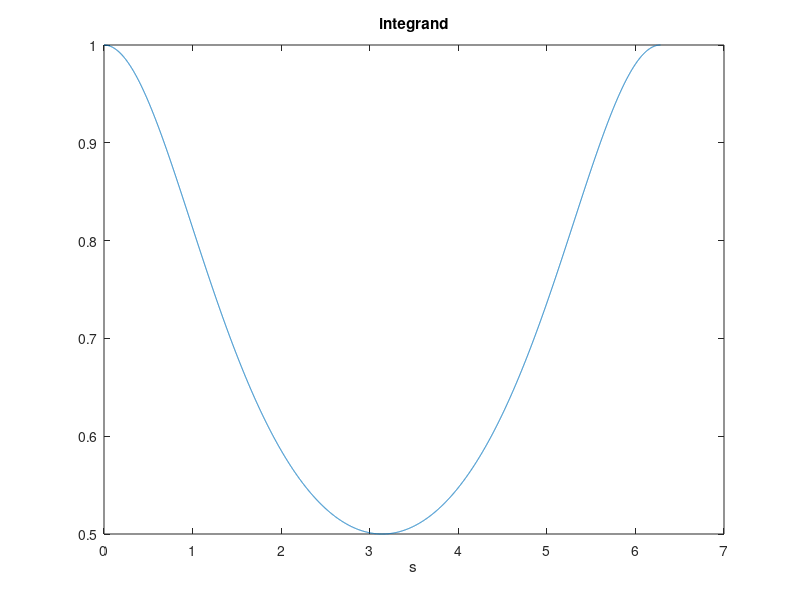
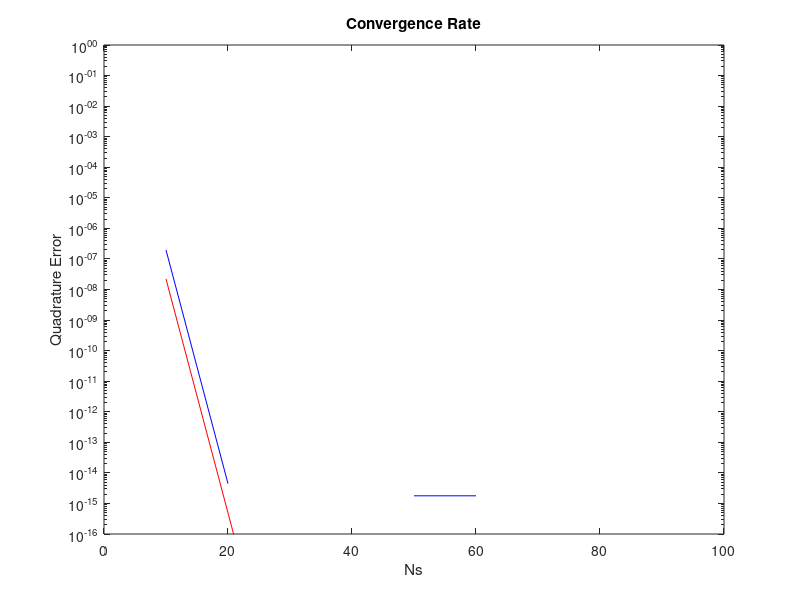
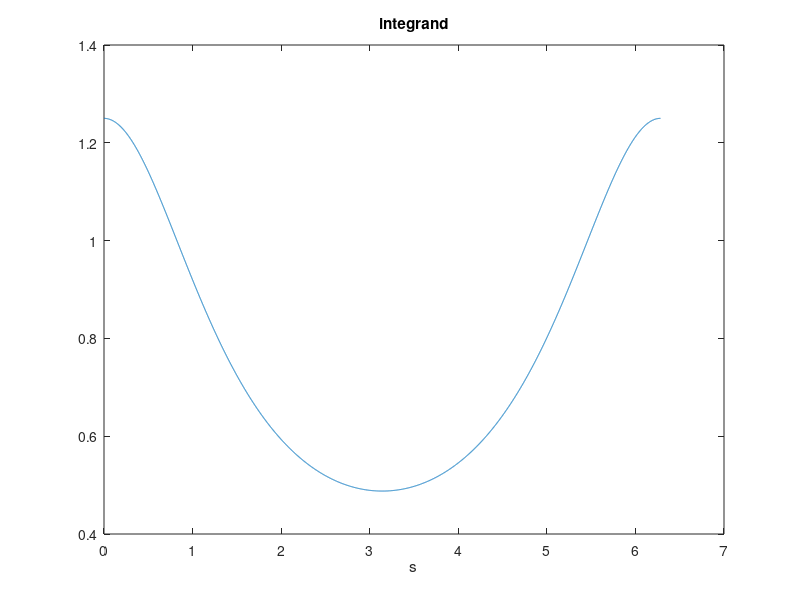
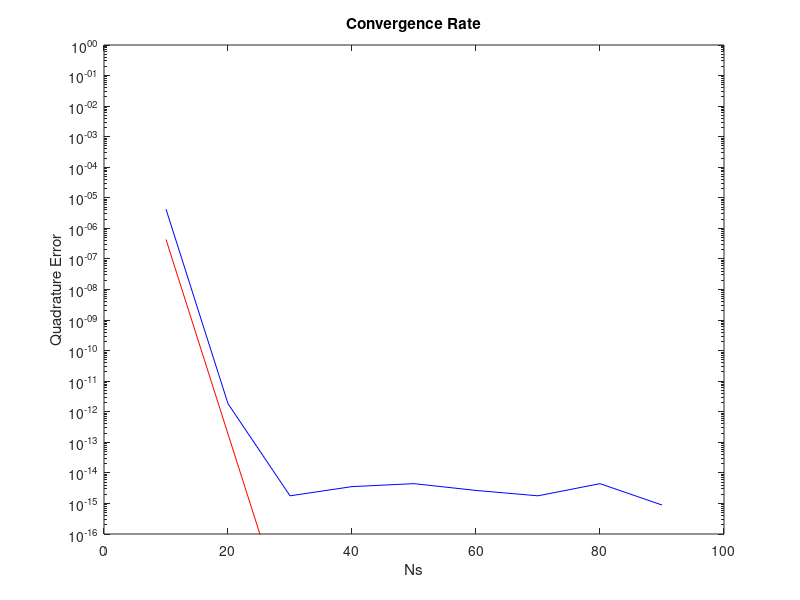

Recreate these plots in MATLAB, in order.
%Exercise_2 
%Template code for convergence of PTR. Also serves as Matlab warm up.
% Barnett 6/5/14

%Regarding Exercise 3: does the target point x correspond to a? And 
%Does a approach the unit circle as it gets closer to 1??
          

%a = 0.1; %as a gets smaller, alpha gets smaller, 
          %and the convergence slows
          
          %f is vertically stretched / the parabola narrows 
          
for a=1:-0.2:0.3           

    f = @(s) a./(a^2+sin(s/2).^2);  % note elementwise ops
    s=0:1e-3:2*pi; figure; 
    plot(s,f(s),'-'); xlabel('s'); title('integrand');
    Ns = 10:10:100;   % convergence study.
    Is = 0*Ns;   % will get filled by you with each I_N looping over N's

    for i=1:numel(Ns), N = Ns(i);
      % ... insert quadrature here for Is(i) = I_N.
      w = 2*pi/N;
      j = 1:N;
      sj = 2*pi*j/N ; 
      Is(i) = sum(w*f(sj));
      fprintf('N=%d\t I_N = %.16g\n',N,Is(i))
    end

    %Taking convergence value of max N to be real value
    realValue = Is(numel(Ns));

    %Compute error for each Is(i)
    err = abs(Is-realValue);

    alpha = 2*imag(asin(1i*a));

    %By Davis Theorem, convergence  = 
    convergence = exp(-alpha*Ns) ; 

    %Convergence type?
    figure;
    semilogy(Ns, err, 'b'); hold on;
    plot(Ns, convergence, 'r-'); 
    xlabel('Ns'); title('Convergence Rate'); ylabel('Quadrature Error');
    v = axis; v(3:4)=[1e-16 1]; axis(v);

    
end